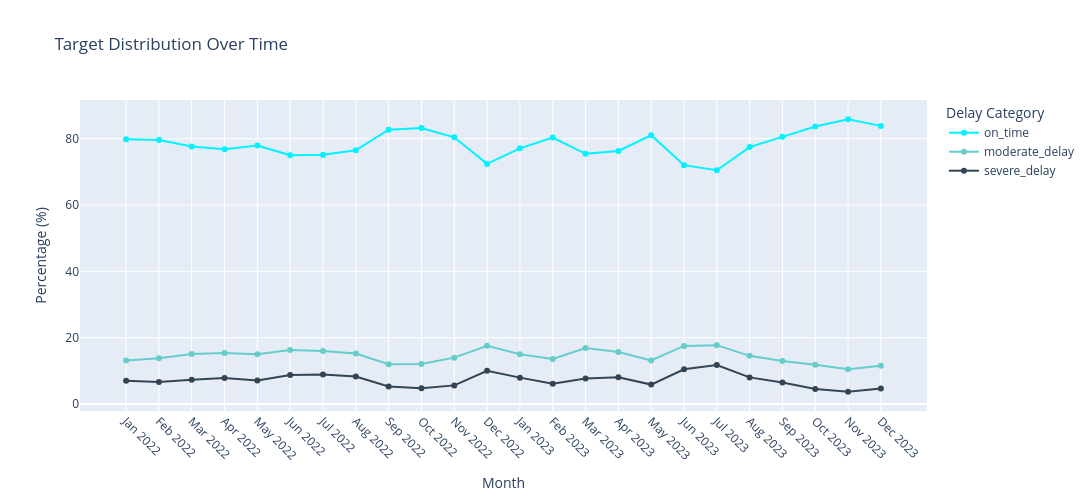

The notebook cell saved with this chart:
### Markdown cell above
### Distribuição do target por mês

### Code cell
order = ['on_time', 'moderate_delay', 'severe_delay']
colors = {'on_time': '#00F3FF', 'moderate_delay': '#66CCCC', 'severe_delay': '#334455'}

# Calculating the monthly percentage of each delay category
monthly_pct = pd.crosstab(
    index=[df['YEAR'], df['MONTH']],
    columns=df['ARR_DELAY_CATEGORY'],
    normalize='index'
) * 100

monthly_pct = monthly_pct.sort_index()

month_names = {1:'Jan', 2:'Feb', 3:'Mar', 4:'Apr', 5:'May', 6:'Jun',
               7:'Jul', 8:'Aug', 9:'Sep', 10:'Oct', 11:'Nov', 12:'Dec'}
labels = [f"{month_names[m]} {y}" for y, m in monthly_pct.index]

fig = go.Figure()
for category in order:
    fig.add_trace(go.Scatter(
        x=labels,
        y=monthly_pct[category],
        mode='lines+markers',
        name=category,
        line=dict(color=colors[category], width=2),
        marker=dict(size=6)
    ))

fig.update_layout(
    title='Target Distribution Over Time',
    xaxis_title='Month',
    yaxis_title='Percentage (%)',
    height=500,
    width=1100,
    xaxis=dict(tickangle=45, dtick=1),
    legend_title='Delay Category'
)
fig.show()

### Figure 1 — Plotly figure (JSON) as saved in the notebook; plotly's stock layout.template omitted (floating-point values rounded to 4 significant figures)
{"data": [{"line": {"color": "#00F3FF", "width": 2}, "marker": {"size": 6}, "mode": "lines+markers", "name": "on_time", "type": "scatter", "x": ["Jan 2022", "Feb 2022", "Mar 2022", "Apr 2022", "May 2022", "Jun 2022", "Jul 2022", "Aug 2022", "Sep 2022", "Oct 2022", "Nov 2022", "Dec 2022", "Jan 2023", "Feb 2023", "Mar 2023", "Apr 2023", "May 2023", "Jun 2023", "Jul 2023", "Aug 2023", "Sep 2023", "Oct 2023", "Nov 2023", "Dec 2023"], "y": [79.86, 79.61, 77.67, 76.81, 77.95, 75.01, 75.14, 76.5, 82.73, 83.24, 80.43, 72.41, 77.09, 80.34, 75.45, 76.33, 81.03, 72.02, 70.51, 77.48, 80.56, 83.67, 85.86, 83.87]}, {"line": {"color": "#66CCCC", "width": 2}, "marker": {"size": 6}, "mode": "lines+markers", "name": "moderate_delay", "type": "scatter", "x": ["Jan 2022", "Feb 2022", "Mar 2022", "Apr 2022", "May 2022", "Jun 2022", "Jul 2022", "Aug 2022", "Sep 2022", "Oct 2022", "Nov 2022", "Dec 2022", "Jan 2023", "Feb 2023", "Mar 2023", "Apr 2023", "May 2023", "Jun 2023", "Jul 2023", "Aug 2023", "Sep 2023", "Oct 2023", "Nov 2023", "Dec 2023"], "y": [13.11, 13.76, 15.03, 15.35, 14.98, 16.28, 15.99, 15.23, 12.01, 12.06, 13.97, 17.57, 14.97, 13.58, 16.85, 15.64, 13.13, 17.51, 17.73, 14.51, 12.96, 11.84, 10.44, 11.49]}, {"line": {"color": "#334455", "width": 2}, "marker": {"size": 6}, "mode": "lines+markers", "name": "severe_delay", "type": "scatter", "x": ["Jan 2022", "Feb 2022", "Mar 2022", "Apr 2022", "May 2022", "Jun 2022", "Jul 2022", "Aug 2022", "Sep 2022", "Oct 2022", "Nov 2022", "Dec 2022", "Jan 2023", "Feb 2023", "Mar 2023", "Apr 2023", "May 2023", "Jun 2023", "Jul 2023", "Aug 2023", "Sep 2023", "Oct 2023", "Nov 2023", "Dec 2023"], "y": [7.031, 6.632, 7.303, 7.84, 7.075, 8.71, 8.864, 8.271, 5.259, 4.704, 5.6, 10.02, 7.937, 6.081, 7.706, 8.033, 5.839, 10.47, 11.76, 8.009, 6.477, 4.494, 3.695, 4.634]}], "layout": {"height": 500, "legend": {"title": {"text": "Delay Category"}}, "title": {"text": "Target Distribution Over Time"}, "width": 1100, "xaxis": {"dtick": 1, "tickangle": 45, "title": {"text": "Month"}}, "yaxis": {"title": {"text": "Percentage (%)"}}}}
